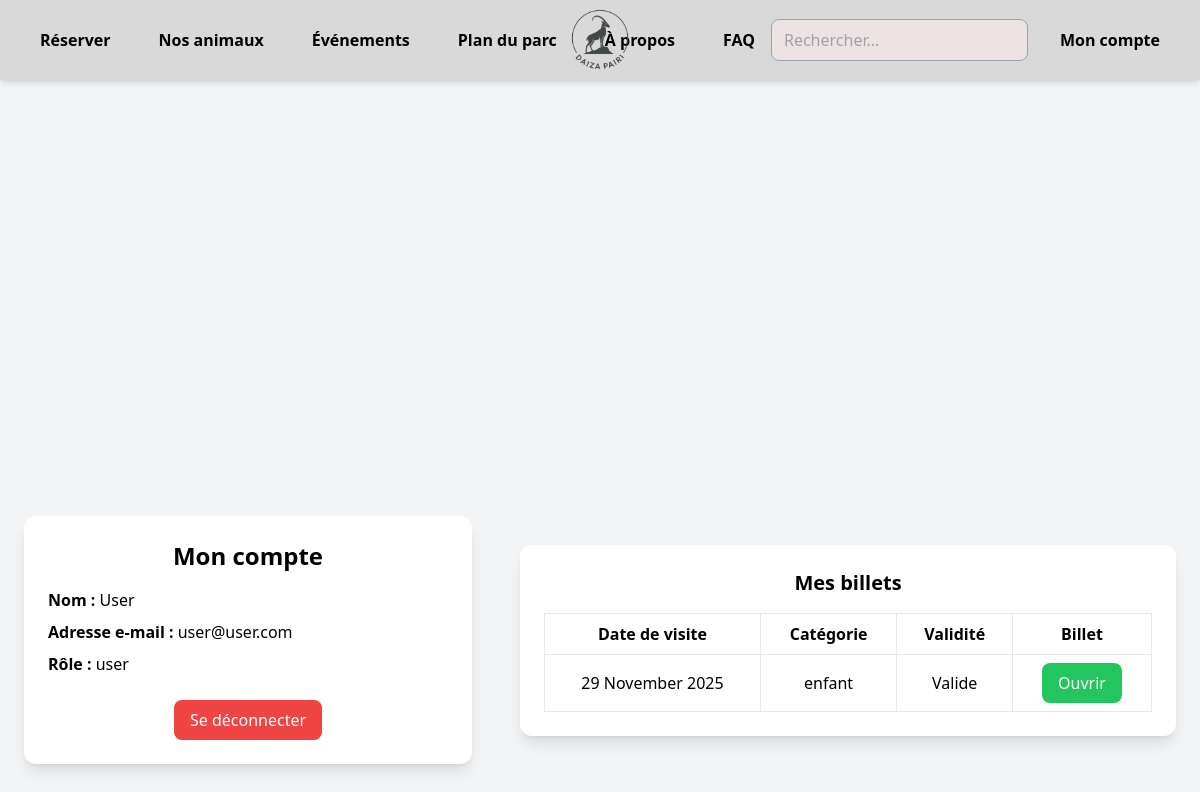
The page /compte (signed in) on the database its author committed.
### server.py (models this page shows, shortened)
class User(db.Model, UserMixin): # Définir le modèle User
    id = db.Column(db.Integer, primary_key=True)
    nom = db.Column(db.String(80), unique=True, nullable=False)
    prenom = db.Column(db.String(80))
    email = db.Column(db.String(120), unique=True, nullable=False)
    password = db.Column(db.String(200), nullable=False)
    role = db.Column(db.String(20), nullable=False) # user, soigneur, admin

class Tickets(db.Model): # Définir le modèle Tickets
    id = db.Column(db.Integer, primary_key=True)
    nom = db.Column(db.String(100), nullable=False)
    prenom = db.Column(db.String(100), nullable=False)
    uuid = db.Column(db.String(36), unique=True, nullable=False)
    validite = db.Column(db.String(50), nullable=False)
    date_visite = db.Column(db.String(50), nullable=False)
    categorie = db.Column(db.String(50), nullable=False)
    user_id = db.Column(db.Integer, db.ForeignKey('user.id'), nullable=False)

### server.py (the view)
@app.route("/compte")
@login_required
def compte():
    tickets = Tickets.query.filter_by(user_id=current_user.id).all()
    return render_template("compte.html", tickets=tickets)

### server.py (called while the page is built)
def login_required(f):
    @wraps(f)
    def decorated_function(*args, **kwargs):
        if not current_user.is_authenticated:
            flash("Vous devez être connecté pour accéder à cette page.", 'danger')
            return redirect(url_for('login'))
        return f(*args, **kwargs)
    return decorated_function

@login_manager.user_loader # Charge l'utilisateur si il se connecte
def load_user(id):
    return db.session.get(User, int(id))

@app.template_filter('date_humaine')
def date_humaine(value):
    if isinstance(value, str):
        value = datetime.strptime(value, "%Y-%m-%d")
    return value.strftime("%d %B %Y")  # ex : 27 novembre 2025

### templates/compte.html (shortened to what this page needs)
<!DOCTYPE html>
<html lang="fr">
  <head>
    <script src="https://cdn.tailwindcss.com"></script>
  </head>
  <body class="w-full h-screen bg-[#EDE3E3]">
    {% include '/components/nav.html' %}
    <div class="bg-gray-100 flex items-center justify-center min-h-screen">
      <div
        class="bg-white shadow-lg rounded-xl p-6 w-full max-w-md text-center m-6"
      >
        <h1 class="text-2xl font-bold mb-4">Mon compte</h1>
        <div class="text-left space-y-2">
          <p><span class="font-semibold">Nom :</span> {{ current_user.nom }}</p>
          <p>
            <span class="font-semibold">Adresse e-mail :</span> {{
            current_user.email }}
          </p>
          <p>
            <span class="font-semibold">Rôle :</span> {{ current_user.role }}
          </p>
        </div>
        <a
          href="/logout"
          class="mt-6 inline-block bg-red-500 hover:bg-red-600 text-white py-2 px-4 rounded-lg transition"
        >
          Se déconnecter
        </a>
      </div>
      {% if tickets %}
      <div
        class="bg-white shadow-lg rounded-xl p-6 w-full max-w-2xl text-center m-6"
      >
        <h2 class="text-xl font-bold mb-4">Mes billets</h2>
        <table class="w-full table-auto border-collapse">
          <thead>
            <tr>
              <th class="border px-4 py-2">Date de visite</th>
              <th class="border px-4 py-2">Catégorie</th>
              <th class="border px-4 py-2">Validité</th>
              <th class="border px-4 py-2">Billet</th>
            </tr>
          </thead>
          <tbody>
            {% for ticket in tickets %}
            <tr>
              <td class="border px-4 py-2">
                {{ ticket.date_visite | date_humaine }}
              </td>
              <td class="border px-4 py-2">{{ ticket.categorie }}</td>
              <td class="border px-4 py-2">
                {{ 'Valide' if ticket.validite == 'True' else 'Invalide' }}
              </td>
              <td class="border px-4 py-2">
                <button onclick="openQRCode('{{ ticket.uuid }}')" class="bg-green-500 hover:bg-green-600 text-white py-2 px-4 rounded-lg transition">
                  Ouvrir
                </button>
              </td>
            </tr>
            {% endfor %}
          </tbody>
        </table>
      </div>
      {% else %}
      <div
        class="bg-white shadow-lg rounded-xl p-6 w-full max-w-md text-center m-6"
      >
        <p class="text-gray-600">Vous n'avez pas encore de billets réservés.</p>
      </div>
      {% endif %}
    </div>
  </body>
</html>

### rows shown on the page
User: nom "User", email "user@user.com", role "user"
Tickets: date_visite "29 November 2025", categorie "enfant", validite "Valide"
